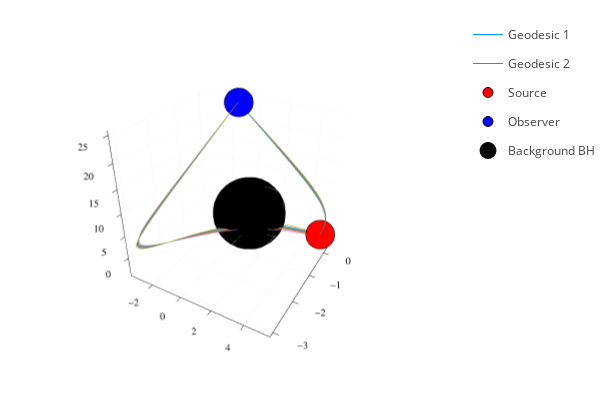

The cell this chart's notebook holds for it:
### Code cell
using Plots
plotly()
# gr()

fig = Plots.plot()
for i in 1:2
    geodesic_sol = GSHEIntegrator.solve_problem(Xgeo[i, 1:2], geometry, 0, 2; save_everystep=true)
    geodesic_trajectory = mapslices(transform, geodesic_sol[2:4, :], dims=1)
    Plots.plot!(fig, [geodesic_trajectory[i, :] for i in 1:3]..., label="Geodesic $i")
    
    for (j,ϵ) in enumerate(ϵs)
#         println("$i, $ϵ")
        for k in [1,2]
            #put epsilon!
            gshe_sol = GSHEIntegrator.solve_problem(Xgshe[i,k,j, 1:2], 
                geometry, ϵ*(-1)^(k+1), 2; save_everystep=true)
             gshe_trajectory = mapslices(transform, gshe_sol[2:4, :], dims=1)
            Plots.plot!(fig, [gshe_trajectory[i, :] for i in 1:3]...,label=nothing)
        end
    end
   
end
GSHEIntegrator.plot_start_end!(fig, geometry)
GSHEIntegrator.plotbh!(fig)
display(fig)

### Figure 1 — Plotly figure (JSON) as saved in the notebook; plotly's stock layout.template omitted (floating-point values rounded to 4 significant figures; data arrays with more than 128 entries replaced by an {"elided": "..."} marker saying what was removed)
{"data": [{"colorbar": {"title": ""}, "legendgroup": "Geodesic 1", "line": {"color": "rgba(0, 154, 250, 1.000)", "dash": "solid", "shape": "linear", "width": 1}, "mode": "lines", "name": "Geodesic 1", "scene": "scene", "showlegend": true, "type": "scatter3d", "x": {"elided": "204 float values"}, "xaxis": "x", "y": {"elided": "204 float values"}, "yaxis": "y", "z": {"elided": "204 float values"}, "zaxis": "z", "zmax": null, "zmin": null}, {"colorbar": {"title": ""}, "legendgroup": "", "line": {"color": "rgba(227, 111, 71, 1.000)", "dash": "solid", "shape": "linear", "width": 1}, "mode": "lines", "name": "", "scene": "scene", "showlegend": false, "type": "scatter3d", "x": {"elided": "199 float values"}, "xaxis": "x", "y": {"elided": "199 float values"}, "yaxis": "y", "z": {"elided": "199 float values"}, "zaxis": "z", "zmax": null, "zmin": null}, {"colorbar": {"title": ""}, "legendgroup": "", "line": {"color": "rgba(62, 164, 78, 1.000)", "dash": "solid", "shape": "linear", "width": 1}, "mode": "lines", "name": "", "scene": "scene", "showlegend": false, "type": "scatter3d", "x": {"elided": "203 float values"}, "xaxis": "x", "y": {"elided": "203 float values"}, "yaxis": "y", "z": {"elided": "203 float values"}, "zaxis": "z", "zmax": null, "zmin": null}, {"colorbar": {"title": ""}, "legendgroup": "", "line": {"color": "rgba(195, 113, 210, 1.000)", "dash": "solid", "shape": "linear", "width": 1}, "mode": "lines", "name": "", "scene": "scene", "showlegend": false, "type": "scatter3d", "x": {"elided": "206 float values"}, "xaxis": "x", "y": {"elided": "206 float values"}, "yaxis": "y", "z": {"elided": "206 float values"}, "zaxis": "z", "zmax": null, "zmin": null}, {"colorbar": {"title": ""}, "legendgroup": "", "line": {"color": "rgba(172, 142, 24, 1.000)", "dash": "solid", "shape": "linear", "width": 1}, "mode": "lines", "name": "", "scene": "scene", "showlegend": false, "type": "scatter3d", "x": {"elided": "212 float values"}, "xaxis": "x", "y": {"elided": "212 float values"}, "yaxis": "y", "z": {"elided": "212 float values"}, "zaxis": "z", "zmax": null, "zmin": null}, {"colorbar": {"title": ""}, "legendgroup": "", "line": {"color": "rgba(0, 170, 174, 1.000)", "dash": "solid", "shape": "linear", "width": 1}, "mode": "lines", "name": "", "scene": "scene", "showlegend": false, "type": "scatter3d", "x": {"elided": "206 float values"}, "xaxis": "x", "y": {"elided": "206 float values"}, "yaxis": "y", "z": {"elided": "206 float values"}, "zaxis": "z", "zmax": null, "zmin": null}, {"colorbar": {"title": ""}, "legendgroup": "", "line": {"color": "rgba(237, 94, 147, 1.000)", "dash": "solid", "shape": "linear", "width": 1}, "mode": "lines", "name": "", "scene": "scene", "showlegend": false, "type": "scatter3d", "x": {"elided": "207 float values"}, "xaxis": "x", "y": {"elided": "207 float values"}, "yaxis": "y", "z": {"elided": "207 float values"}, "zaxis": "z", "zmax": null, "zmin": null}, {"colorbar": {"title": ""}, "legendgroup": "", "line": {"color": "rgba(198, 130, 37, 1.000)", "dash": "solid", "shape": "linear", "width": 1}, "mode": "lines", "name": "", "scene": "scene", "showlegend": false, "type": "scatter3d", "x": {"elided": "210 float values"}, "xaxis": "x", "y": {"elided": "210 float values"}, "yaxis": "y", "z": {"elided": "210 float values"}, "zaxis": "z", "zmax": null, "zmin": null}, {"colorbar": {"title": ""}, "legendgroup": "", "line": {"color": "rgba(0, 169, 141, 1.000)", "dash": "solid", "shape": "linear", "width": 1}, "mode": "lines", "name": "", "scene": "scene", "showlegend": false, "type": "scatter3d", "x": {"elided": "218 float values"}, "xaxis": "x", "y": {"elided": "218 float values"}, "yaxis": "y", "z": {"elided": "218 float values"}, "zaxis": "z", "zmax": null, "zmin": null}, {"colorbar": {"title": ""}, "legendgroup": "", "line": {"color": "rgba(142, 151, 30, 1.000)", "dash": "solid", "shape": "linear", "width": 1}, "mode": "lines", "name": "", "scene": "scene", "showlegend": false, "type": "scatter3d", "x": {"elided": "203 float values"}, "xaxis": "x", "y": {"elided": "203 float values"}, "yaxis": "y", "z": {"elided": "203 float values"}, "zaxis": "z", "zmax": null, "zmin": null}, {"colorbar": {"title": ""}, "legendgroup": "", "line": {"color": "rgba(0, 169, 204, 1.000)", "dash": "solid", "shape": "linear", "width": 1}, "mode": "lines", "name": "", "scene": "scene", "showlegend": false, "type": "scatter3d", "x": {"elided": "222 float values"}, "xaxis": "x", "y": {"elided": "222 float values"}, "yaxis": "y", "z": {"elided": "222 float values"}, "zaxis": "z", "zmax": null, "zmin": null}, {"colorbar": {"title": ""}, "legendgroup": "", "line": {"color": "rgba(155, 127, 233, 1.000)", "dash": "solid", "shape": "linear", "width": 1}, "mode": "lines", "name": "", "scene": "scene", "showlegend": false, "type": "scatter3d", "x": {"elided": "208 float values"}, "xaxis": "x", "y": {"elided": "208 float values"}, "yaxis": "y", "z": {"elided": "208 float values"}, "zaxis": "z", "zmax": null, "zmin": null}, {"colorbar": {"title": ""}, "legendgroup": "", "line": {"color": "rgba(97, 141, 246, 1.000)", "dash": "solid", "shape": "linear", "width": 1}, "mode": "lines", "name": "", "scene": "scene", "showlegend": false, "type": "scatter3d", "x": {"elided": "233 float values"}, "xaxis": "x", "y": {"elided": "233 float values"}, "yaxis": "y", "z": {"elided": "233 float values"}, "zaxis": "z", "zmax": null, "zmin": null}, {"colorbar": {"title": ""}, "legendgroup": "", "line": {"color": "rgba(240, 96, 115, 1.000)", "dash": "solid", "shape": "linear", "width": 1}, "mode": "lines", "name": "", "scene": "scene", "showlegend": false, "type": "scatter3d", "x": {"elided": "199 float values"}, "xaxis": "x", "y": {"elided": "199 float values"}, "yaxis": "y", "z": {"elided": "199 float values"}, "zaxis": "z", "zmax": null, "zmin": null}, {"colorbar": {"title": ""}, "legendgroup": "", "line": {"color": "rgba(221, 101, 182, 1.000)", "dash": "solid", "shape": "linear", "width": 1}, "mode": "lines", "name": "", "scene": "scene", "showlegend": false, "type": "scatter3d", "x": {"elided": "234 float values"}, "xaxis": "x", "y": {"elided": "234 float values"}, "yaxis": "y", "z": {"elided": "234 float values"}, "zaxis": "z", "zmax": null, "zmin": null}, {"colorbar": {"title": ""}, "legendgroup": "", "line": {"color": "rgba(108, 159, 51, 1.000)", "dash": "solid", "shape": "linear", "width": 1}, "mode": "lines", "name": "", "scene": "scene", "showlegend": false, "type": "scatter3d", "x": {"elided": "195 float values"}, "xaxis": "x", "y": {"elided": "195 float values"}, "yaxis": "y", "z": {"elided": "195 float values"}, "zaxis": "z", "zmax": null, "zmin": null}, {"colorbar": {"title": ""}, "legendgroup": "", "line": {"color": "rgba(0, 154, 250, 1.000)", "dash": "solid", "shape": "linear", "width": 1}, "mode": "lines", "name": "", "scene": "scene", "showlegend": false, "type": "scatter3d", "x": {"elided": "317 float values"}, "xaxis": "x", "y": {"elided": "317 float values"}, "yaxis": "y", "z": {"elided": "317 float values"}, "zaxis": "z", "zmax": null, "zmin": null}, {"colorbar": {"title": ""}, "legendgroup": "", "line": {"color": "rgba(227, 111, 71, 1.000)", "dash": "solid", "shape": "linear", "width": 1}, "mode": "lines", "name": "", "scene": "scene", "showlegend": false, "type": "scatter3d", "x": {"elided": "190 float values"}, "xaxis": "x", "y": {"elided": "190 float values"}, "yaxis": "y", "z": {"elided": "190 float values"}, "zaxis": "z", "zmax": null, "zmin": null}, {"colorbar": {"title": ""}, "legendgroup": "", "line": {"color": "rgba(62, 164, 78, 1.000)", "dash": "solid", "shape": "linear", "width": 1}, "mode": "lines", "name": "", "scene": "scene", "showlegend": false, "type": "scatter3d", "x": {"elided": "497 float values"}, "xaxis": "x", "y": {"elided": "497 float values"}, "yaxis": "y", "z": {"elided": "497 float values"}, "zaxis": "z", "zmax": null, "zmin": null}, {"colorbar": {"title": ""}, "legendgroup": "", "line": {"color": "rgba(195, 113, 210, 1.000)", "dash": "solid", "shape": "linear", "width": 1}, "mode": "lines", "name": "", "scene": "scene", "showlegend": false, "type": "scatter3d", "x": {"elided": "185 float values"}, "xaxis": "x", "y": {"elided": "185 float values"}, "yaxis": "y", "z": {"elided": "185 float values"}, "zaxis": "z", "zmax": null, "zmin": null}, {"colorbar": {"title": ""}, "legendgroup": "", "line": {"color": "rgba(172, 142, 24, 1.000)", "dash": "solid", "shape": "linear", "width": 1}, "mode": "lines", "name": "", "scene": "scene", "showlegend": false, "type": "scatter3d", "x": {"elided": "219 float values"}, "xaxis": "x", "y": {"elided": "219 float values"}, "yaxis": "y", "z": {"elided": "219 float values"}, "zaxis": "z", "zmax": null, "zmin": null}, {"colorbar": {"title": ""}, "legendgroup": "Geodesic 2", "line": {"color": "rgba(0, 170, 174, 1.000)", "dash": "solid", "shape": "linear", "width": 1}, "mode": "lines", "name": "Geodesic 2", "scene": "scene", "showlegend": true, "type": "scatter3d", "x": {"elided": "142 float values"}, "xaxis": "x", "y": {"elided": "142 float values"}, "yaxis": "y", "z": {"elided": "142 float values"}, "zaxis": "z", "zmax": null, "zmin": null}, {"colorbar": {"title": ""}, "legendgroup": "", "line": {"color": "rgba(237, 94, 147, 1.000)", "dash": "solid", "shape": "linear", "width": 1}, "mode": "lines", "name": "", "scene": "scene", "showlegend": false, "type": "scatter3d", "x": {"elided": "142 float values"}, "xaxis": "x", "y": {"elided": "142 float values"}, "yaxis": "y", "z": {"elided": "142 float values"}, "zaxis": "z", "zmax": null, "zmin": null}, {"colorbar": {"title": ""}, "legendgroup": "", "line": {"color": "rgba(198, 130, 37, 1.000)", "dash": "solid", "shape": "linear", "width": 1}, "mode": "lines", "name": "", "scene": "scene", "showlegend": false, "type": "scatter3d", "x": {"elided": "143 float values"}, "xaxis": "x", "y": {"elided": "143 float values"}, "yaxis": "y", "z": {"elided": "143 float values"}, "zaxis": "z", "zmax": null, "zmin": null}, {"colorbar": {"title": ""}, "legendgroup": "", "line": {"color": "rgba(0, 169, 141, 1.000)", "dash": "solid", "shape": "linear", "width": 1}, "mode": "lines", "name": "", "scene": "scene", "showlegend": false, "type": "scatter3d", "x": {"elided": "142 float values"}, "xaxis": "x", "y": {"elided": "142 float values"}, "yaxis": "y", "z": {"elided": "142 float values"}, "zaxis": "z", "zmax": null, "zmin": null}, {"colorbar": {"title": ""}, "legendgroup": "", "line": {"color": "rgba(142, 151, 30, 1.000)", "dash": "solid", "shape": "linear", "width": 1}, "mode": "lines", "name": "", "scene": "scene", "showlegend": false, "type": "scatter3d", "x": {"elided": "141 float values"}, "xaxis": "x", "y": {"elided": "141 float values"}, "yaxis": "y", "z": {"elided": "141 float values"}, "zaxis": "z", "zmax": null, "zmin": null}, {"colorbar": {"title": ""}, "legendgroup": "", "line": {"color": "rgba(0, 169, 204, 1.000)", "dash": "solid", "shape": "linear", "width": 1}, "mode": "lines", "name": "", "scene": "scene", "showlegend": false, "type": "scatter3d", "x": {"elided": "143 float values"}, "xaxis": "x", "y": {"elided": "143 float values"}, "yaxis": "y", "z": {"elided": "143 float values"}, "zaxis": "z", "zmax": null, "zmin": null}, {"colorbar": {"title": ""}, "legendgroup": "", "line": {"color": "rgba(155, 127, 233, 1.000)", "dash": "solid", "shape": "linear", "width": 1}, "mode": "lines", "name": "", "scene": "scene", "showlegend": false, "type": "scatter3d", "x": {"elided": "142 float values"}, "xaxis": "x", "y": {"elided": "142 float values"}, "yaxis": "y", "z": {"elided": "142 float values"}, "zaxis": "z", "zmax": null, "zmin": null}, {"colorbar": {"title": ""}, "legendgroup": "", "line": {"color": "rgba(97, 141, 246, 1.000)", "dash": "solid", "shape": "linear", "width": 1}, "mode": "lines", "name": "", "scene": "scene", "showlegend": false, "type": "scatter3d", "x": {"elided": "143 float values"}, "xaxis": "x", "y": {"elided": "143 float values"}, "yaxis": "y", "z": {"elided": "143 float values"}, "zaxis": "z", "zmax": null, "zmin": null}, {"colorbar": {"title": ""}, "legendgroup": "", "line": {"color": "rgba(240, 96, 115, 1.000)", "dash": "solid", "shape": "linear", "width": 1}, "mode": "lines", "name": "", "scene": "scene", "showlegend": false, "type": "scatter3d", "x": {"elided": "143 float values"}, "xaxis": "x", "y": {"elided": "143 float values"}, "yaxis": "y", "z": {"elided": "143 float values"}, "zaxis": "z", "zmax": null, "zmin": null}, {"colorbar": {"title": ""}, "legendgroup": "", "line": {"color": "rgba(221, 101, 182, 1.000)", "dash": "solid", "shape": "linear", "width": 1}, "mode": "lines", "name": "", "scene": "scene", "showlegend": false, "type": "scatter3d", "x": {"elided": "143 float values"}, "xaxis": "x", "y": {"elided": "143 float values"}, "yaxis": "y", "z": {"elided": "143 float values"}, "zaxis": "z", "zmax": null, "zmin": null}, {"colorbar": {"title": ""}, "legendgroup": "", "line": {"color": "rgba(108, 159, 51, 1.000)", "dash": "solid", "shape": "linear", "width": 1}, "mode": "lines", "name": "", "scene": "scene", "showlegend": false, "type": "scatter3d", "x": {"elided": "143 float values"}, "xaxis": "x", "y": {"elided": "143 float values"}, "yaxis": "y", "z": {"elided": "143 float values"}, "zaxis": "z", "zmax": null, "zmin": null}, {"colorbar": {"title": ""}, "legendgroup": "", "line": {"color": "rgba(0, 154, 250, 1.000)", "dash": "solid", "shape": "linear", "width": 1}, "mode": "lines", "name": "", "scene": "scene", "showlegend": false, "type": "scatter3d", "x": {"elided": "144 float values"}, "xaxis": "x", "y": {"elided": "144 float values"}, "yaxis": "y", "z": {"elided": "144 float values"}, "zaxis": "z", "zmax": null, "zmin": null}, {"colorbar": {"title": ""}, "legendgroup": "", "line": {"color": "rgba(227, 111, 71, 1.000)", "dash": "solid", "shape": "linear", "width": 1}, "mode": "lines", "name": "", "scene": "scene", "showlegend": false, "type": "scatter3d", "x": {"elided": "142 float values"}, "xaxis": "x", "y": {"elided": "142 float values"}, "yaxis": "y", "z": {"elided": "142 float values"}, "zaxis": "z", "zmax": null, "zmin": null}, {"colorbar": {"title": ""}, "legendgroup": "", "line": {"color": "rgba(62, 164, 78, 1.000)", "dash": "solid", "shape": "linear", "width": 1}, "mode": "lines", "name": "", "scene": "scene", "showlegend": false, "type": "scatter3d", "x": {"elided": "146 float values"}, "xaxis": "x", "y": {"elided": "146 float values"}, "yaxis": "y", "z": {"elided": "146 float values"}, "zaxis": "z", "zmax": null, "zmin": null}, {"colorbar": {"title": ""}, "legendgroup": "", "line": {"color": "rgba(195, 113, 210, 1.000)", "dash": "solid", "shape": "linear", "width": 1}, "mode": "lines", "name": "", "scene": "scene", "showlegend": false, "type": "scatter3d", "x": {"elided": "143 float values"}, "xaxis": "x", "y": {"elided": "143 float values"}, "yaxis": "y", "z": {"elided": "143 float values"}, "zaxis": "z", "zmax": null, "zmin": null}, {"colorbar": {"title": ""}, "legendgroup": "", "line": {"color": "rgba(172, 142, 24, 1.000)", "dash": "solid", "shape": "linear", "width": 1}, "mode": "lines", "name": "", "scene": "scene", "showlegend": false, "type": "scatter3d", "x": {"elided": "148 float values"}, "xaxis": "x", "y": {"elided": "148 float values"}, "yaxis": "y", "z": {"elided": "148 float values"}, "zaxis": "z", "zmax": null, "zmin": null}, {"colorbar": {"title": ""}, "legendgroup": "", "line": {"color": "rgba(0, 170, 174, 1.000)", "dash": "solid", "shape": "linear", "width": 1}, "mode": "lines", "name": "", "scene": "scene", "showlegend": false, "type": "scatter3d", "x": {"elided": "144 float values"}, "xaxis": "x", "y": {"elided": "144 float values"}, "yaxis": "y", "z": {"elided": "144 float values"}, "zaxis": "z", "zmax": null, "zmin": null}, {"colorbar": {"title": ""}, "legendgroup": "", "line": {"color": "rgba(237, 94, 147, 1.000)", "dash": "solid", "shape": "linear", "width": 1}, "mode": "lines", "name": "", "scene": "scene", "showlegend": false, "type": "scatter3d", "x": {"elided": "147 float values"}, "xaxis": "x", "y": {"elided": "147 float values"}, "yaxis": "y", "z": {"elided": "147 float values"}, "zaxis": "z", "zmax": null, "zmin": null}, {"colorbar": {"title": ""}, "legendgroup": "", "line": {"color": "rgba(198, 130, 37, 1.000)", "dash": "solid", "shape": "linear", "width": 1}, "mode": "lines", "name": "", "scene": "scene", "showlegend": false, "type": "scatter3d", "x": {"elided": "143 float values"}, "xaxis": "x", "y": {"elided": "143 float values"}, "yaxis": "y", "z": {"elided": "143 float values"}, "zaxis": "z", "zmax": null, "zmin": null}, {"colorbar": {"title": ""}, "legendgroup": "", "line": {"color": "rgba(0, 169, 141, 1.000)", "dash": "solid", "shape": "linear", "width": 1}, "mode": "lines", "name": "", "scene": "scene", "showlegend": false, "type": "scatter3d", "x": {"elided": "153 float values"}, "xaxis": "x", "y": {"elided": "153 float values"}, "yaxis": "y", "z": {"elided": "153 float values"}, "zaxis": "z", "zmax": null, "zmin": null}, {"colorbar": {"title": ""}, "legendgroup": "", "line": {"color": "rgba(142, 151, 30, 1.000)", "dash": "solid", "shape": "linear", "width": 1}, "mode": "lines", "name": "", "scene": "scene", "showlegend": false, "type": "scatter3d", "x": {"elided": "142 float values"}, "xaxis": "x", "y": {"elided": "142 float values"}, "yaxis": "y", "z": {"elided": "142 float values"}, "zaxis": "z", "zmax": null, "zmin": null}, {"colorbar": {"title": ""}, "legendgroup": "Source", "marker": {"color": "rgba(255, 0, 0, 1.000)", "line": {"color": "rgba(0, 0, 0, 1.000)", "width": 1}, "size": 10, "symbol": "circle"}, "mode": "markers", "name": "Source", "scene": "scene", "showlegend": true, "type": "scatter3d", "x": [5.097], "xaxis": "x", "y": [0], "yaxis": "y", "z": [3.121e-16], "zaxis": "z", "zmax": null, "zmin": null}, {"colorbar": {"title": ""}, "legendgroup": "Observer", "marker": {"color": "rgba(0, 0, 255, 1.000)", "line": {"color": "rgba(0, 0, 0, 1.000)", "width": 1}, "size": 10, "symbol": "circle"}, "mode": "markers", "name": "Observer", "scene": "scene", "showlegend": true, "type": "scatter3d", "x": [-0.7859], "xaxis": "x", "y": [-9.624e-17], "yaxis": "y", "z": [25.01], "zaxis": "z", "zmax": null, "zmin": null}, {"colorbar": {"title": ""}, "legendgroup": "Background BH", "marker": {"color": "rgba(0, 0, 0, 1.000)", "line": {"color": "rgba(0, 0, 0, 1.000)", "width": 1}, "size": 25, "symbol": "circle"}, "mode": "markers", "name": "Background BH", "scene": "scene", "showlegend": true, "type": "scatter3d", "x": [0], "xaxis": "x", "y": [0], "yaxis": "y", "z": [0], "zaxis": "z", "zmax": null, "zmin": null}], "layout": {"annotations": [], "height": 400, "legend_position": {"bgcolor": "rgba(255, 255, 255, 1.000)", "bordercolor": "rgba(0, 0, 0, 1.000)", "borderwidth": 1, "font": {"color": "rgba(0, 0, 0, 1.000)", "family": "sans-serif", "size": 11}, "title": {"font": {"color": "rgba(0, 0, 0, 1.000)", "family": "sans-serif", "size": 15}, "text": ""}, "tracegroupgap": 0, "traceorder": "normal", "x": 1, "xanchor": "auto", "y": 1, "yanchor": "auto"}, "margin": {"b": 20, "l": 0, "r": 0, "t": 20}, "paper_bgcolor": "rgba(255, 255, 255, 1.000)", "plot_bgcolor": "rgba(255, 255, 255, 1.000)", "scene": {"camera": {"eye": {"x": 1.126, "y": -1.95, "z": 1.3}}, "domain": {"x": [0.03619, 0.9934], "y": [0.03762, 0.9902]}, "xaxis": {"gridcolor": "rgba(0, 0, 0, 0.100)", "gridwidth": 0.5, "linecolor": "rgba(0, 0, 0, 1.000)", "mirror": false, "range": [-3.61, 5.486], "showgrid": true, "showline": true, "showticklabels": true, "tickangle": 0, "tickcolor": "rgb(0, 0, 0)", "tickfont": {"color": "rgba(0, 0, 0, 1.000)", "family": "sans-serif", "size": 11}, "tickmode": "array", "ticks": "inside", "ticktext": ["−2", "0", "2", "4"], "tickvals": [-2, 0, 2, 4], "title": "", "titlefont": {"color": "rgba(0, 0, 0, 1.000)", "family": "sans-serif", "size": 15}, "type": "-", "visible": true, "zeroline": false, "zerolinecolor": "rgba(0, 0, 0, 1.000)"}, "yaxis": {"gridcolor": "rgba(0, 0, 0, 0.100)", "gridwidth": 0.5, "linecolor": "rgba(0, 0, 0, 1.000)", "mirror": false, "range": [-3.132, 0.5402], "showgrid": true, "showline": true, "showticklabels": true, "tickangle": 0, "tickcolor": "rgb(0, 0, 0)", "tickfont": {"color": "rgba(0, 0, 0, 1.000)", "family": "sans-serif", "size": 11}, "tickmode": "array", "ticks": "inside", "ticktext": ["−3", "−2", "−1", "0"], "tickvals": [-3, -2, -1, 0], "title": "", "titlefont": {"color": "rgba(0, 0, 0, 1.000)", "family": "sans-serif", "size": 15}, "type": "-", "visible": true, "zeroline": false, "zerolinecolor": "rgba(0, 0, 0, 1.000)"}, "zaxis": {"gridcolor": "rgba(0, 0, 0, 0.100)", "gridwidth": 0.5, "linecolor": "rgba(0, 0, 0, 1.000)", "mirror": false, "range": [-4.342, 25.86], "showgrid": true, "showline": true, "showticklabels": true, "tickangle": 0, "tickcolor": "rgb(0, 0, 0)", "tickfont": {"color": "rgba(0, 0, 0, 1.000)", "family": "sans-serif", "size": 11}, "tickmode": "array", "ticks": "inside", "ticktext": ["0", "5", "10", "15", "20", "25"], "tickvals": [0, 5, 10, 15, 20, 25], "title": "", "titlefont": {"color": "rgba(0, 0, 0, 1.000)", "family": "sans-serif", "size": 15}, "type": "-", "visible": true, "zeroline": false, "zerolinecolor": "rgba(0, 0, 0, 1.000)"}}, "showlegend": true, "width": 600}}
